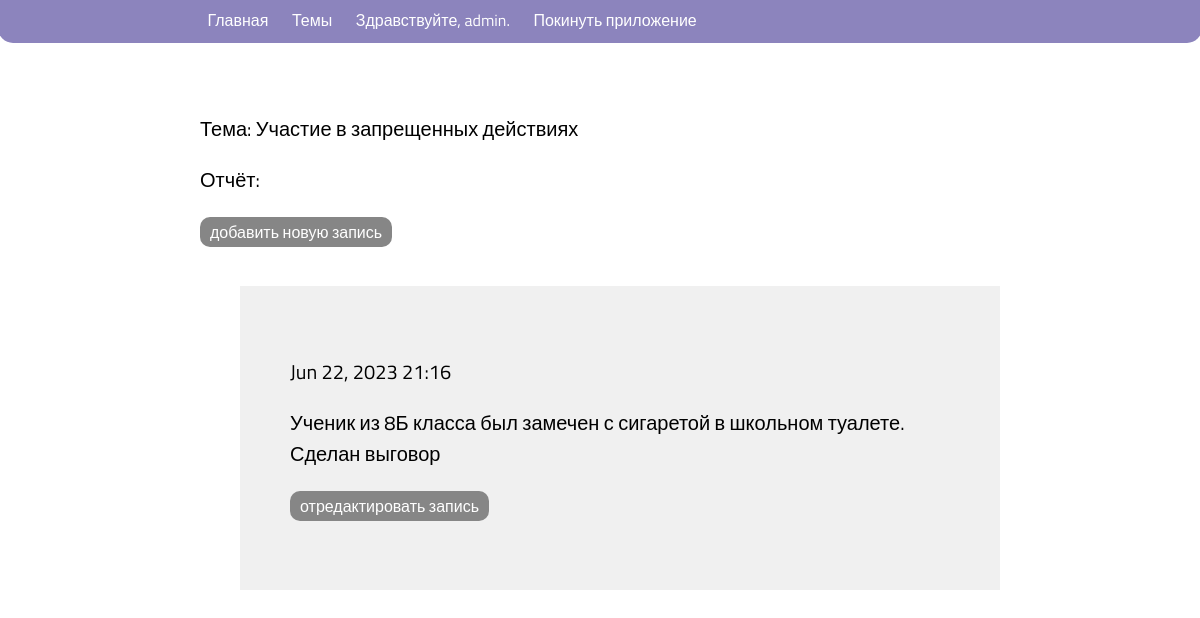
The page /topics/3/ (signed in) on the database its author committed.
### error_log/models.py (models this page shows, shortened)
class Topic(models.Model):
    text = models.CharField(max_length=200)
    date_added = models.DateTimeField(auto_now_add=True)
    owner = models.ForeignKey(User, on_delete=models.CASCADE)
    def __str__(self) -> str:
        return self.text

class Entry(models.Model):
    topic = models.ForeignKey(Topic, on_delete=models.CASCADE)
    text = models.TextField()
    date_added = models.DateTimeField(auto_now_add=True)
    class Meta:
        verbose_name_plural = 'entries'

### error_log/views.py (the view)
# urls.py: path('topics/<int:topic_id>/', views.topic, name='topic'),
@login_required
def topic(request, topic_id):
    topic = Topic.objects.get(id=topic_id)
    if topic.owner != request.user:
        raise Http404
    entries = topic.entry_set.order_by('-date_added')
    context = {'topic': topic, 'entries': entries}
    return render(request, 'error_log/topic.html', context)

### error_log/templates/error_log/topic.html (shortened to what this page needs)
{% extends 'error_log/base.html' %}
{% load static %}
{% block css_aditional %}
<link rel='stylesheet' href="{% static 'error_log/css/index.css' %}">
{% endblock%}
  {% block content %}
  <main class="container topics">
  <p>Тема: {{ topic }}</p>
  <p>Отчёт:</p>
  <p>
    <a class="create_new_topic" href='{% url 'error_log:new_entry' topic.id %}'>добавить новую запись</a>
  </p>
  <ul>
  {% for entry in entries %}
    <li class="grayBackground">
      <p>{{ entry.date_added|date:'M d, Y H:i'  }}</p>
      <p>{{ entry.text|linebreaks }}</p>
      <p>
        <a class="create_new_topic" href='{% url 'error_log:edit_entry' entry.id %}'>отредактировать запись</a>
      </p>
    </li>
  {% empty %}
    <li>Пока нет записей по этой теме.</li>
  {% endfor %}
  </ul>
  </main>
{% endblock content %}

### error_log/templates/error_log/base.html (shortened to what this page needs)
{% load static %}
<!DOCTYPE html>
<html lang="en">
<head>
    {% block css_aditional %}{% endblock%}
</head>
<body>
<header>
  <nav>
    <main class=" header_container">
    <a href='{% url 'error_log:index' %}'>Главная</a>
    <a href='{% url 'error_log:topics' %}'>Темы</a>
    {% if user.is_authenticated %}
      <a>Здравствуйте, {{ user.username }}.</a>
      <a href="{% url 'users:logout' %}">Покинуть приложение</a>
    {% else %}
      <a href="{% url 'users:register' %}">Зарегистрироваться</a>
      <a href="{% url 'users:login' %}">Авторизироваться</a>
    {% endif %}
  </main>
  </nav>
</header>
  {% block content %}{% endblock content %}
</body>
</html>

### error_log/static/error_log/css/index.css (style rules this page uses)
* { font-family: 'Titillium Web', Arial, sans-serif; --primary-color: #8c84bd; --hover-color: rgb(201, 184, 187); }
body { max-width: 99vw; overflow-x: hidden; }
.header_container { max-width: 800px; margin: 0px auto; }
header { margin-top: -10px; margin-left: -10px; height: 25px; width: 100%; background-color: var(--primary-color); padding: 10px; border-bottom-left-radius: 15px; border-bottom-right-radius: 15px; }
nav { margin-left: 15px; }
nav a { margin-right: 20px; text-decoration: none; color: #ffffff; transition: 0.3s ease-out; }
.container { max-width: 800px; margin: 70px auto 0 auto; display: flex; }
.topics { font-size: 20px; display: block; }
.create_new_topic { padding: 3px 10px; font-size: 16px; font-weight: 400; text-align: center; text-decoration: none; background-color: rgb(134, 134, 134); color: white; border: none; border-radius: 10px; cursor: pointer; transition: 0.3s ease-out; }
.topics>ul { margin-top: 40px; list-style-type: none; }
.topics>ul>li { margin-bottom: 25px; }
.grayBackground { padding: 50px; background: rgb(240, 240, 240); }

### rows shown on the page
Topic: text "Участие в запрещенных действиях"
Entry: date_added "Jun 22, 2023 21:16", text "Ученик из 8Б класса был замечен с сигаретой в школьном туалете. Сделан выговор"

### other values the page prints
{{ user.username }} "admin"
